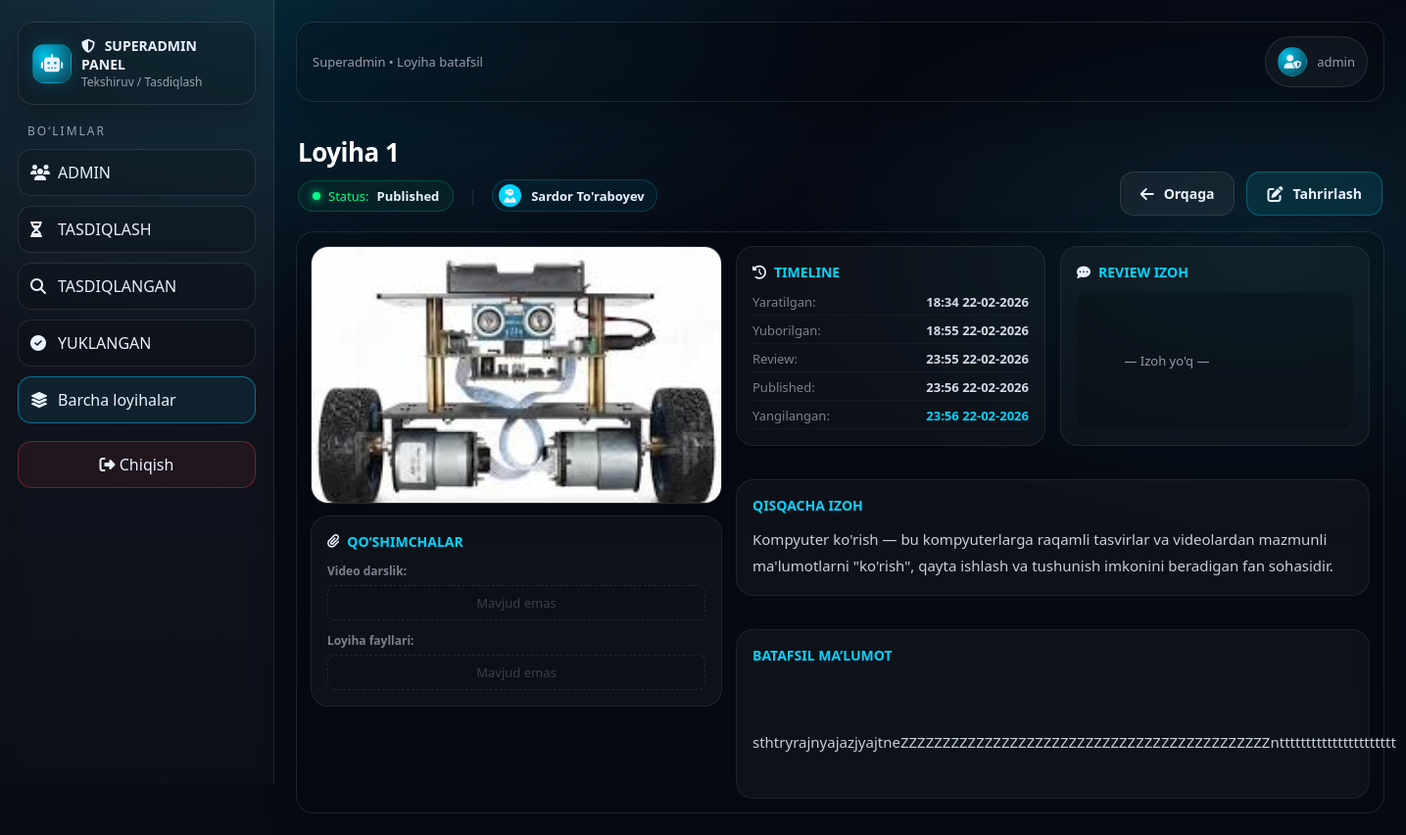
/p/superadmin/projects/5/ (signed in), run on the app's committed database.
### apps/accounts/models.py (models this page shows, shortened)
class User(AbstractUser):
    class Role(models.TextChoices):
        SUPERADMIN = "SUPERADMIN", "Superadmin"
        ADMIN = "ADMIN", "Kichik admin"
        USER = "USER", "User"
    role = models.CharField(max_length=20, choices=Role.choices, default=Role.USER)
    created_by = models.ForeignKey(
        "self",
        on_delete=models.SET_NULL,
        null=True,
        blank=True,
        related_name="created_users",
        limit_choices_to={"role": "SUPERADMIN"},
    )

### apps/projects/models.py (models this page shows, shortened)
class Project(models.Model):
    class Status(models.TextChoices):
        DRAFT = "DRAFT", "Draft"
        PENDING = "PENDING", "Pending"
        REVIEWED = "REVIEWED", "Reviewed"
        REJECTED = "REJECTED", "Rejected"
        PUBLISHED = "PUBLISHED", "Published"
    image = models.ImageField(upload_to="project_images/", null=True, blank=True)
    title = models.CharField(max_length=200)               # majburiy
    short_desc = models.CharField(max_length=300)          # majburiy
    content = models.TextField()                           # majburiy
    youtube_url = models.URLField(blank=True)
    code_zip = models.FileField(upload_to="project_zips/", blank=True, null=True)
    coding_env_note = models.TextField(blank=True)
    status = models.CharField(max_length=20, choices=Status.choices, default=Status.DRAFT)
    author = models.ForeignKey(
        settings.AUTH_USER_MODEL,
        on_delete=models.SET_NULL,
        null=True,
        blank=True,
        related_name="projects",
    )
    author_name = models.CharField(max_length=255, blank=True, default="")
    reviewer = models.ForeignKey(
        settings.AUTH_USER_MODEL,
        on_delete=models.SET_NULL,
        null=True,
        blank=True,
        related_name="reviewed_projects",
    )
    review_note = models.TextField(blank=True)
    reviewed_at = models.DateTimeField(null=True, blank=True)
    published_at = models.DateTimeField(null=True, blank=True)
    created_at = models.DateTimeField(auto_now_add=True)
    updated_at = models.DateTimeField(auto_now=True)
    submitted_at = models.DateTimeField(null=True, blank=True)
    show_image = models.BooleanField(default=True)
    show_title = models.BooleanField(default=True)
    show_short_desc = models.BooleanField(default=True)
    show_content = models.BooleanField(default=True)
    show_youtube = models.BooleanField(default=True)
    show_zip = models.BooleanField(default=True)
    show_code = models.BooleanField(default=True)
    class Meta:
        ordering = ["-created_at"]

### apps/projects/views.py (the view)
# urls.py: path("p/superadmin/projects/<int:project_id>/", views.superadmin_project_detail, name="superadmin_project_detail"),
@login_required
@user_passes_test(is_superadmin)
def superadmin_project_detail(request, project_id: int):
    p = get_object_or_404(Project.objects.select_related("author"), id=project_id)
    return render(request, "projects/superadmin/project_detail.html", {"p": p})

### apps/projects/views.py (called while the page is built)
def is_superadmin(user):
    return user.is_authenticated and getattr(user, "role", None) == "SUPERADMIN"

### apps/projects/templates/projects/superadmin/project_detail.html (shortened to what this page needs)
{% extends "accounts/superadmin/base_superadmin.html" %}
{% block nav_allprojects %}active{% endblock %}
{% block crumb %}Superadmin • Loyiha batafsil{% endblock %}
{% block content %}
<div class="p-head">
  <div class="p-header-main">
  <div class="p-title-block">
    <h1 class="p-main-title">{{ p.title }}</h1>
    <div class="p-meta-info">
      <div class="p-status-pill {{ p.status|lower }}">
        <span class="status-dot"></span>
        Status: <b>{{ p.get_status_display|default:p.status }}</b>
      </div>
      <span class="p-sep">|</span>
      <div class="p-author-pill">
        <div class="p-avatar">
          {% if p.author and p.author.profile.image %}
            <img src="{{ p.author.profile.image.url }}" alt="">
          {% else %}
            <i class="fa-solid fa-user-ninja"></i>
          {% endif %}
        </div>
        <span class="p-author-name">
          {% if p.author %}
            {{ p.author.get_full_name|default:p.author.username }}
          {% else %}
            {{ p.author_name|default:"Muallif o‘chirilgan" }}
          {% endif %}
        </span>
      </div>
    </div>
  </div>
</div>
  <div class="p-action-group">
  <a href="{% url 'superadmin_projects_all' %}" class="p-btn-back">
    <i class="fa-solid fa-arrow-left"></i>
    <span>Orqaga</span>
  </a>
  <a href="{% url 'superadmin_project_edit' p.id %}" class="p-btn-edit">
    <i class="fa-solid fa-pen-to-square"></i>
    <span>Tahrirlash</span>
  </a>
</div>
</div>
<div class="card">
  <div class="p-shell">
    <div class="p-left">
      {% if p.image %}
        <img src="{{ p.image.url }}" class="p-image" alt="{{ p.title }}">
      {% else %}
        <div class="p-card" style="text-align:center; padding:18px;">
          <div style="opacity:.85; font-weight:800;">Rasm yo‘q</div>
          <div class="p-muted" style="margin-top:6px;">Ushbu loyihaga rasm biriktirilmagan.</div>
        </div>
      {% endif %}
      <div class="p-card extra-card" style="margin-top:12px;">
  <div class="p-card-title"><i class="fa-solid fa-paperclip"></i> Qo‘shimchalar</div>
  <div class="p-extra-grid" style="margin-top:12px;">
    <div class="p-extra-item">
      <span class="p-extra-label">Video darslik:</span>
      {% if p.youtube_url %}
        <a href="{{ p.youtube_url }}" target="_blank" class="p-btn-link yt">
          <i class="fa-brands fa-youtube"></i> YouTube orqali ochish
        </a>
      {% else %}
        <div class="p-no-data">Mavjud emas</div>
      {% endif %}
    </div>
    <div class="p-extra-item">
      <span class="p-extra-label">Loyiha fayllari:</span>
      {% if p.code_zip %}
        <a href="{{ p.code_zip.url }}" target="_blank" class="p-btn-link zip" download>
          <i class="fa-solid fa-file-zipper"></i> ZIP Yuklab olish
        </a>
      {% else %}
        <div class="p-no-data">Mavjud emas</div>
      {% endif %}
    </div>
  </div>
</div>
    </div>
    <div class="p-right">
  <div class="p-grid2">
    <div class="p-card timeline-card">
      <div class="p-card-title"><i class="fa-solid fa-clock-rotate-left"></i> Timeline</div>
      <div class="p-timeline-mini">
        <div class="t-row"><span>Yaratilgan:</span> <b>{{ p.created_at|date:"H:i d-m-Y" }}</b></div>
        <div class="t-row"><span>Yuborilgan:</span> <b>{{ p.submitted_at|date:"H:i d-m-Y" }}</b></div>
        {% if p.submitted_at %}<div class="t-row"><span>Review:</span> <b>{{ p.reviewed_at|date:"H:i d-m-Y" }}</b></div>{% endif %}
        {% if p.reviewed_at %}<div class="t-row"><span>Published:</span> <b>{{ p.published_at|date:"H:i d-m-Y" }}</b></div>{% endif %}
        {% if p.published_at %}<div class="t-row active"><span>Yangilangan:</span> <b>{{ p.updated_at|date:"H:i d-m-Y" }}</b></div>{% endif %}
      </div>
    </div>
    <div class="p-card note-card">
      <div class="p-card-title"><i class="fa-solid fa-comment-dots"></i> Review izoh</div>
      <div class="p-note-content">
        {% if p.review_note %}
          {{ p.review_note }}
        {% else %}
          <span class="p-muted">— Izoh yo'q —</span>
        {% endif %}
      </div>
    </div>
  </div>
  <div class="p-section info-sec">
    <div class="p-sec-head">Qisqacha izoh</div>
    <div class="p-sec-body">
      {{ p.short_desc|default:"Izoh kiritilmagan." }}
    </div>
  </div>
  <div class="p-section info-sec">
    <div class="p-sec-head">Batafsil ma’lumot</div>
    <div class="p-sec-body pre-line">
      {{ p.content|default:"Ma'lumot mavjud emas." }}
    </div>
  </div>
</div>
  </div>
</div>
{% endblock %}

### apps/accounts/templates/accounts/superadmin/base_superadmin.html (shortened to what this page needs)
{% load static %}
<html lang="uz">
<head>
  <link rel="stylesheet" href="https://cdnjs.cloudflare.com/ajax/libs/font-awesome/6.5.1/css/all.min.css">
</head>
<body>
<div class="layout">
  <aside class="sidebar" id="sidebar">
    <div class="brand">
      <div class="logo" style="display:flex;align-items:center;justify-content:center;font-size:18px;">
        <i class="fa-solid fa-robot"></i>
      </div>
      <div>
        <b>
          <i class="fa-solid fa-shield-halved" style="margin-right:6px;"></i>
          SUPERADMIN PANEL
        </b>
        <span>Tekshiruv / Tasdiqlash</span>
      </div>
    </div>
    <div class="section-title" style="color: var(--muted); letter-spacing: 2px; font-size: 12px; font-weight: normal;">BO‘LIMLAR</div>
    <nav class="nav">
      <a class="{% block nav_admins %}{% endblock %}" href="{% url 'superadmin_admin_list' %}">
        <i class="fa-solid fa-users" style="width:18px;"></i>
        ADMIN
      </a>
      <a class="{% block nav_pending %}{% endblock %}" href="{% url 'superadmin_pending_list' %}">
        <i class="fa-solid fa-hourglass-half" style="width:18px;"></i>
        TASDIQLASH
      </a>
      <a class="{% block nav_reviewed %}{% endblock %}" href="{% url 'superadmin_reviewed_list' %}">
        <i class="fa-solid fa-magnifying-glass" style="width:18px;"></i>
        TASDIQLANGAN
      </a>
      <a class="{% block nav_published %}{% endblock %}" href="{% url 'superadmin_published_list' %}">
        <i class="fa-solid fa-check-circle" style="width:18px;"></i>
        YUKLANGAN
      </a>
      <a class="{% block nav_allprojects %}{% endblock %}" href="{% url 'superadmin_projects_all' %}">
        <i class="fa-solid fa-layer-group" style="width:18px;"></i>
        Barcha loyihalar
      </a>
    </nav>
    <a class="logout" href="{% url 'logout' %}">
      <i class="fa-solid fa-right-from-bracket"></i> Chiqish
    </a>
  </aside>
  <main class="main">
    <div class="topbar">
      <div style="min-width:0; flex:1;">
        <div class="crumb">{% block crumb %}Boshqaruv paneli{% endblock %}</div>
      </div>
      <div class="userchip" title="{{ request.user.get_full_name|default:request.user.username }}">
        <div class="avatar">
          <i class="fa-solid fa-user-shield"></i>
        </div>
        <div class="name">
          {{ request.user.get_full_name|default:request.user.username }}
        </div>
      </div>
    </div>
    <div class="content">
      {% block content %}{% endblock %}
    </div>
  </main>
</div>
</body>
</html>

### apps/accounts/templates/accounts/superadmin/base_superadmin.html (style rules this page uses)
:root { --bg:#070b14; --panel:#0b1220; --panel2:#0f1a2e; --line:rgba(255,255,255,.10); --line2:rgba(0,212,255,.20); --text:#eaf2ff; --muted:rgba(234,242,255,.62); --cyan:#00d4ff; --danger:#ef4444; --ok:#22c55e; --warn:#f59e0b; --vio:#a78bfa; }
* { box-sizing:border-box;font-family:system-ui,-apple-system,"Segoe UI",Roboto,Arial;color:var(--text) }
body { margin:0; background: radial-gradient(1200px 700px at 18% 0%, rgba(0,212,255,.14), transparent 55%), radial-gradient(900px 500px at 90% 30%, rgba(33,230,255,.10), transparent 55%), linear-gradient(180deg, #060914, var(--bg)); min-height:100vh; }
a { color:inherit;text-decoration:none }
.layout { display:flex; min-height:100vh; }
.sidebar { width:280px; padding:22px 18px; background: linear-gradient(180deg, rgba(255,255,255,.06), rgba(255,255,255,.02)); border-right:1px solid var(--line); backdrop-filter: blur(10px); position: sticky; top: 0; align-self: flex-start; height: 100vh; overflow:auto; }
.brand { display:flex; gap:10px; align-items:center; padding:14px 14px; border:1px solid var(--line); border-radius:16px; background: rgba(0,0,0,.18); box-shadow: 0 12px 28px rgba(0,0,0,.25); margin-bottom:18px; }
.logo { width:40px; height:40px; border-radius:12px; background: radial-gradient(circle at 30% 30%, rgba(0,212,255,.9), rgba(0,212,255,.15)); border:1px solid var(--line2); box-shadow: 0 0 20px rgba(0,212,255,.18); flex:0 0 40px; }
.brand b { display:block; font-size:14px }
.brand span { display:block; font-size:12px; color:var(--muted) }
.section-title { font-size:12px; letter-spacing: 2px; color:var(--muted); margin:18px 10px 10px; }
.nav a { display:flex; align-items:center; gap:10px; padding:12px 12px; border-radius:14px; border:1px solid var(--line); background: rgba(0,0,0,.14); margin:10px 0; transition:.2s; }
.nav a.active { border-color:rgba(0,212,255,.45); background: rgba(0,212,255,.08); }
.logout { margin-top:18px; display:block; padding:12px 12px; border-radius:14px; border:1px solid rgba(239,68,68,.35); background: rgba(239,68,68,.08); text-align:center; }
.main { flex:1; padding:22px; }
.topbar { display:flex; align-items:center; justify-content:space-between; padding:14px 16px; border:1px solid var(--line); border-radius:18px; background: rgba(0,0,0,.16); backdrop-filter: blur(10px); box-shadow: 0 14px 30px rgba(0,0,0,.22); gap: 12px; position: sticky; top: 22px; z-index: 1000; }
.topbar .crumb { color:var(--muted); font-size:13px }
.userchip { display:flex; align-items:center; gap:10px; padding:10px 12px; border-radius:999px; border:1px solid var(--line); background: rgba(255,255,255,.04); min-width: 0; }
.userchip .name { font-size:13px; color:var(--muted); white-space: nowrap; overflow: hidden; text-overflow: ellipsis; max-width: 320px; }
.avatar { width:30px;height:30px;border-radius:999px; background: radial-gradient(circle at 30% 30%, rgba(0,212,255,.9), rgba(0,212,255,.18)); border:1px solid var(--line2); flex: 0 0 30px; display:flex;align-items:center;justify-content:center;font-size:14px; }
.content { margin-top:18px; }
.card { border:1px solid var(--line); background: rgba(0,0,0,.14); border-radius:18px; padding:14px; box-shadow: 0 16px 34px rgba(0,0,0,.22); backdrop-filter: blur(10px); }

### data on the page
User: user.get_full_name "admin"
Project: title "Loyiha 1", status "Published", author.get_full_name "Sardor To'raboyev", image (picture), created_at "18:34 22-02-2026", submitted_at "18:55 22-02-2026", reviewed_at "23:55 22-02-2026", published_at "23:56 22-02-2026", updated_at "23:56 22-02-2026", short_desc "Kompyuter ko'rish — bu kompyuterlarga raqamli tasvirlar va videolardan mazmunli ma'lumotlarni \"ko'rish\", qayta ishlash va tushunish imkonini beradigan fan sohasidir.", content "sthtryrajnyajazjyajtneZZZZZZZZZZZZZZZZZZZZZZZZZZZZZZZZZZZZZZZZZZZZntttttttttttttttttttttt"
